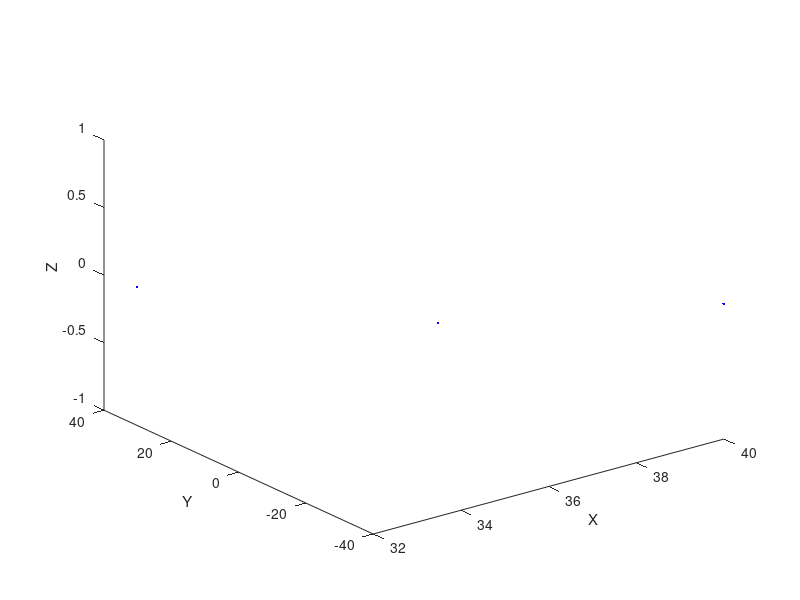

Write MATLAB code to recreate this figure.
 x=35.3;
 y=32.1;
 z=40;
 ang=79;
 A=[x;y;z;1]
 B=[cos(ang),0,sin(ang),33.2;0,1,0,(9.3*cos(ang))-(17.4*sin(ang));-sin(ang),0,cos(ang),(9.3*sin(ang))+(17.4*cos(ang));0,0,0,1]
 Res=B * A
 Res(4,:)=[]
 Res1=[Res(1,:)]
 Res2=[Res(2,:)]
 Res3=[Res(3,:)]
 
 plot3([x,y,z],[Res1,Res2,Res3] ,".b")
# plot3(Res(3,:),".r","LineWidth",50)|
xlabel("X")
ylabel("Y")
zlabel("Z")

